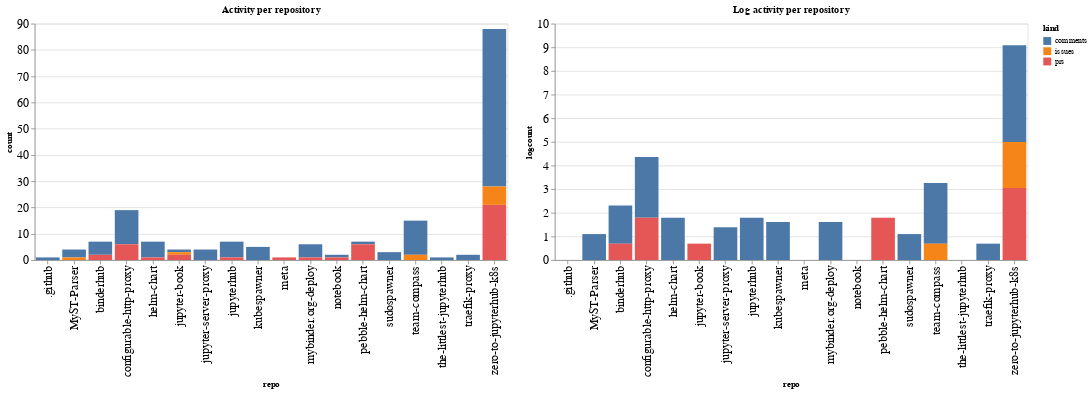

Write notebook code for a chart like this one.
### Code cell
ch1 = alt.Chart(repo_summaries, width=600, title="Activity per repository").mark_bar().encode(
    x='repo',
    y='count',
    color='kind',
    tooltip="kind"
)

ch2 = alt.Chart(repo_summaries, width=600, title="Log activity per repository").mark_bar().encode(
    x='repo',
    y='logcount',
    color='kind',
    tooltip="kind"
)

ch1 | ch2

### Figure 1 — Vega-Lite specification as saved in the notebook (floating-point values rounded to 4 significant figures)
{"config": {"axisLeft": {"labelFontSize": 15}, "axisBottom": {"labelFontSize": 15}}, "hconcat": [{"mark": "bar", "encoding": {"color": {"type": "nominal", "field": "kind"}, "tooltip": {"type": "nominal", "field": "kind"}, "x": {"type": "nominal", "field": "repo"}, "y": {"type": "quantitative", "field": "count"}}, "title": "Activity per repository", "width": 600}, {"mark": "bar", "encoding": {"color": {"type": "nominal", "field": "kind"}, "tooltip": {"type": "nominal", "field": "kind"}, "x": {"type": "nominal", "field": "repo"}, "y": {"type": "quantitative", "field": "logcount"}}, "title": "Log activity per repository", "width": 600}], "data": {"name": "data-d38c2bc10e593048c2d94f7cf64f3b8a"}, "$schema": "https://vega.github.io/schema/vega-lite/v4.8.1.json", "datasets": {"data-d38c2bc10e593048c2d94f7cf64f3b8a": [{"repo": ".github", "kind": "comments", "count": 1, "logcount": 0.0}, {"repo": "MyST-Parser", "kind": "comments", "count": 3, "logcount": 1.099}, {"repo": "MyST-Parser", "kind": "issues", "count": 1, "logcount": 0.0}, {"repo": "binderhub", "kind": "comments", "count": 5, "logcount": 1.609}, {"repo": "binderhub", "kind": "prs", "count": 2, "logcount": 0.6931}, {"repo": "configurable-http-proxy", "kind": "comments", "count": 13, "logcount": 2.565}, {"repo": "configurable-http-proxy", "kind": "prs", "count": 6, "logcount": 1.792}, {"repo": "helm-chart", "kind": "comments", "count": 6, "logcount": 1.792}, {"repo": "helm-chart", "kind": "prs", "count": 1, "logcount": 0.0}, {"repo": "jupyter-book", "kind": "comments", "count": 1, "logcount": 0.0}, {"repo": "jupyter-book", "kind": "issues", "count": 1, "logcount": 0.0}, {"repo": "jupyter-book", "kind": "prs", "count": 2, "logcount": 0.6931}, {"repo": "jupyter-server-proxy", "kind": "comments", "count": 4, "logcount": 1.386}, {"repo": "jupyterhub", "kind": "comments", "count": 6, "logcount": 1.792}, {"repo": "jupyterhub", "kind": "prs", "count": 1, "logcount": 0.0}, {"repo": "kubespawner", "kind": "comments", "count": 5, "logcount": 1.609}, {"repo": "meta", "kind": "prs", "count": 1, "logcount": 0.0}, {"repo": "mybinder.org-deploy", "kind": "comments", "count": 5, "logcount": 1.609}, {"repo": "mybinder.org-deploy", "kind": "prs", "count": 1, "logcount": 0.0}, {"repo": "notebook", "kind": "comments", "count": 1, "logcount": 0.0}, {"repo": "notebook", "kind": "prs", "count": 1, "logcount": 0.0}, {"repo": "pebble-helm-chart", "kind": "comments", "count": 1, "logcount": 0.0}, {"repo": "pebble-helm-chart", "kind": "prs", "count": 6, "logcount": 1.792}, {"repo": "sudospawner", "kind": "comments", "count": 3, "logcount": 1.099}, {"repo": "team-compass", "kind": "comments", "count": 13, "logcount": 2.565}, {"repo": "team-compass", "kind": "issues", "count": 2, "logcount": 0.6931}, {"repo": "the-littlest-jupyterhub", "kind": "comments", "count": 1, "logcount": 0.0}, {"repo": "traefik-proxy", "kind": "comments", "count": 2, "logcount": 0.6931}, {"repo": "zero-to-jupyterhub-k8s", "kind": "comments", "count": 60, "logcount": 4.094}, {"repo": "zero-to-jupyterhub-k8s", "kind": "issues", "count": 7, "logcount": 1.946}, {"repo": "zero-to-jupyterhub-k8s", "kind": "prs", "count": 21, "logcount": 3.045}]}}
